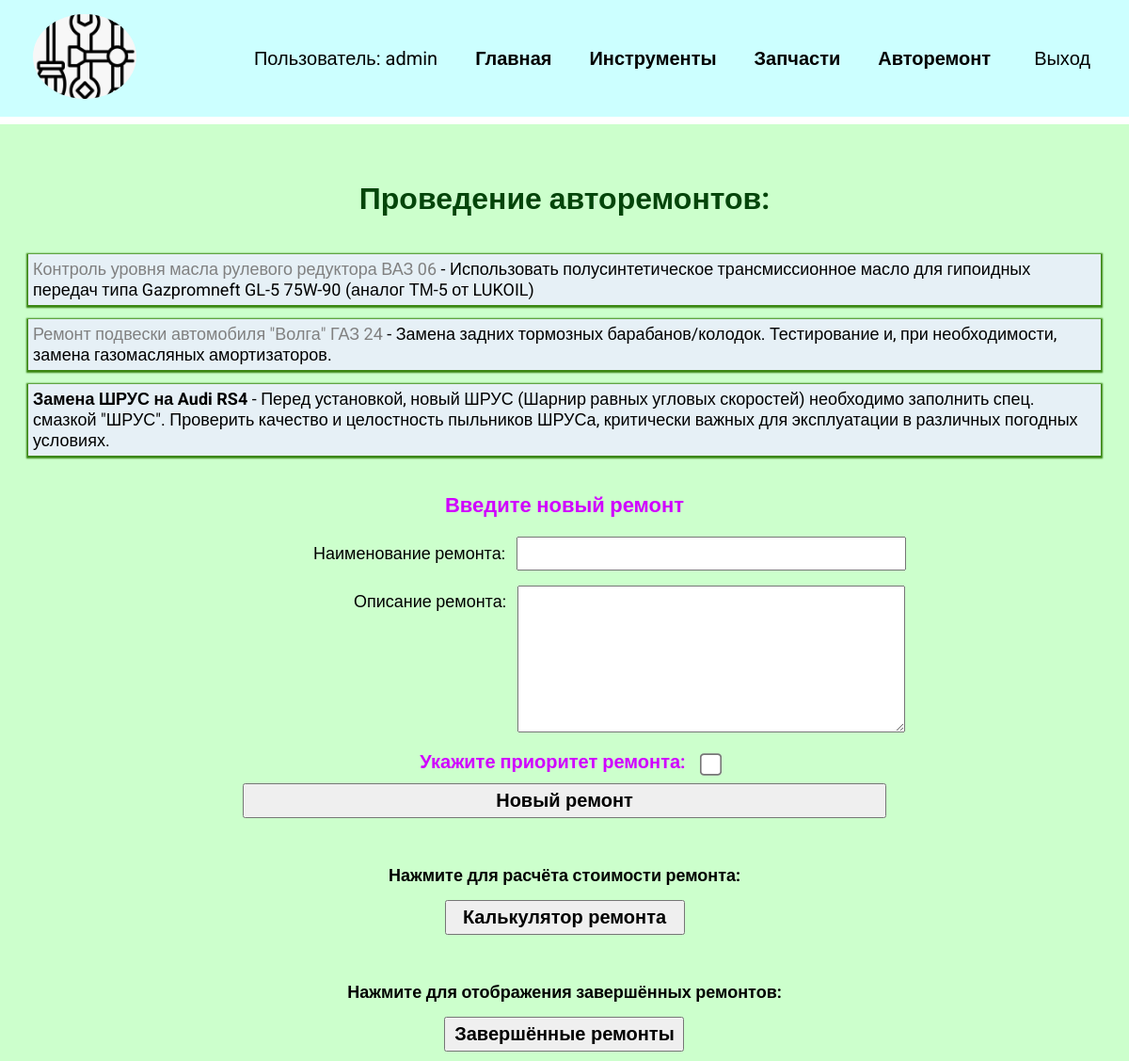
/telog_spparts/current_new_repairs/ (signed in), run on an earlier commit of the app's database.
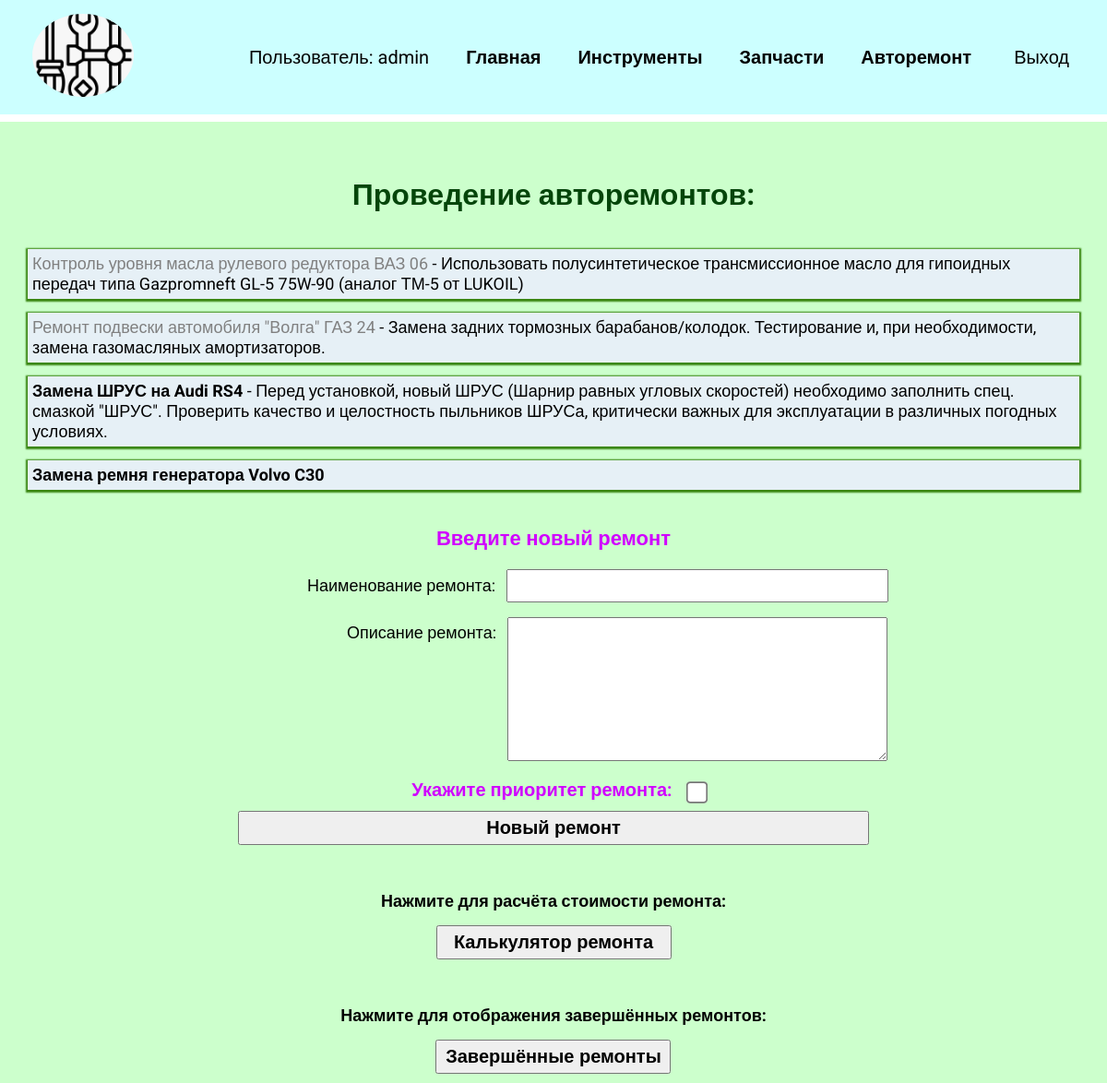
And on a later commit of the database.
### telog_spparts/models.py (models this page shows, shortened)
class Repairs(models.Model):
    title = models.CharField(max_length=100)  # , verbose_name="Наименование ремонта"
    rep_memo = models.TextField(blank=True)  # его описание (записка)
    date_creation = models.DateTimeField(auto_now_add=True)  # Создано
    ready = models.DateTimeField(blank=True, null=True)  # Завершено
    priority_rep = models.BooleanField(default=False)  # Приоритет
    user_performer = models.ForeignKey(  # performer - пользователь_исполнитель
        User,
        on_delete=models.SET_NULL,
        null=True,  # Обязательно для SET_NULL
        blank=True  # Позволяет оставлять поле пустым
    )

### telog_spparts/views.py (the view, shortened to what this page needs)
# urls.py: path('current_new_repairs/', views.current_new_repairs, name='currentnewrepairs'),
@login_required
def current_new_repairs(request):
    repairs = Repairs.objects.filter(user_performer=request.user, ready__isnull=True)
    if request.method == 'GET':
        return render(request, 'telog_spparts/repairs.html', {'repairs': repairs, 'form_rep': RepairsForm()})

### techlog_tools/forms.py
class RepairsForm(forms.ModelForm):
    class Meta:
        model = Repairs
        fields = ['title', 'rep_memo', 'priority_rep']
        labels = {
            'title': 'Наименование ремонта',
            'rep_memo': 'Описание ремонта',
            'priority_rep': 'Укажите приоритет ремонта',
        }

### telog_spparts/templates/telog_spparts/repairs.html (shortened to what this page needs)
{% extends 'techlog_tools/base.html' %}
{% block content %}
<h1 class="h1reprs">Проведение авторемонтов:</h1>
<ul style="list-style-type: none; padding-left: 0;">
    {% for repair in repairs %}
    <li>
        <a href="{% url 'viewrepair' repair.id %}">
            {% if repair.priority_rep %}
            <b>{{ repair.title }}</b>
            {% else %}
            <p class="cvgrey">{{ repair.title }}</p>
            {% endif %}
            {% if repair.rep_memo %}
                - {{ repair.rep_memo }}
            {% endif %}
        </a>
    </li>
    {% endfor %}
</ul>
<form method="post" class="repairs">
    <h4 class="title_rep_h4">Введите новый ремонт</h4>
    {{ form_rep }}
    <button class="btn">Новый ремонт</button>
</form>
{% if user.is_authenticated %}
    <form action="{% url 'calculate' %}" method="post" class="repairs">
        <b>Нажмите для расчёта стоимости ремонта:</b>
        <button type="submit" class="btn">Калькулятор ремонта</button>
    </form>
{% endif %}
{% if user.is_authenticated %}
    <form action="{% url 'completed_reps' %}" method="post" class="repairs">
        <b>Нажмите для отображения завершённых ремонтов:</b>
        <button type="submit" class="btn">Завершённые ремонты</button>
    </form>
{% endif %}
{% endblock %}

What changed in the data, as far as the page shows it:
added Repairs: title "Замена ремня генератора Volvo C30"
